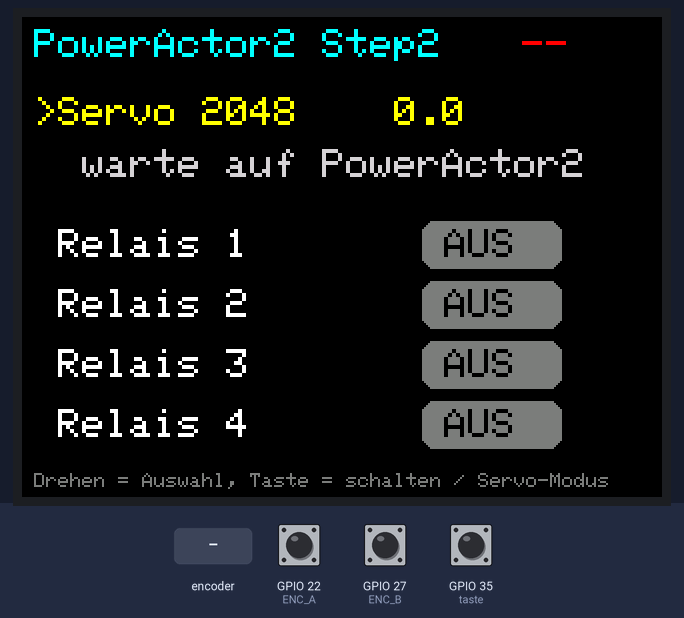
A sketch run on a simulated ESP32. On the bench: 320×240 colour display. The inputs (shaded band) are chosen by the test bench; at power-on: GPIO 35 (taste) HIGH, GPIO 22 (ENC_A) HIGH, GPIO 27 (ENC_B) HIGH. WiFi joins after 1.5 s; servers stay silent unless stated; not simulated (calls return 0 or success): Credentials.h; what the sketch prints to the serial monitor is not drawn.

Above: at 3.0 s.
3.1 s: rotary encoder on GPIO 22 (ENC_A) / GPIO 27 (ENC_B) turned 3 steps (first pin leading)
At 4.1 s:
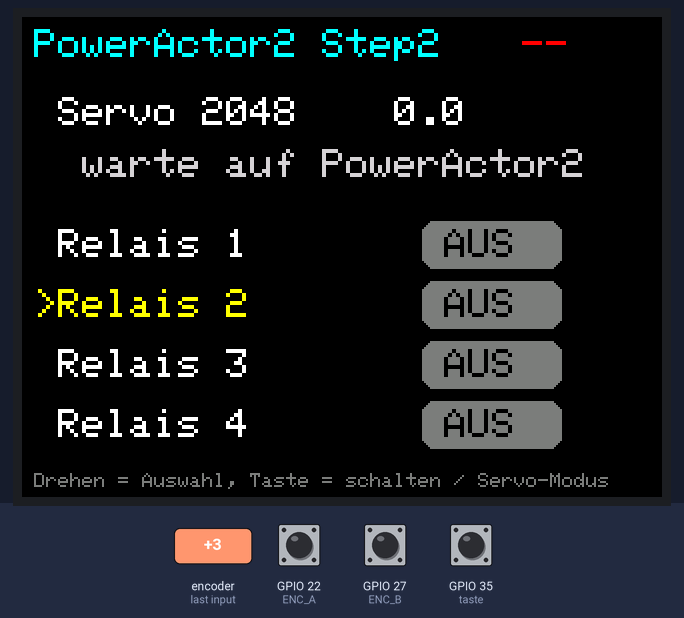
5.2 s: rotary encoder on GPIO 22 (ENC_A) / GPIO 27 (ENC_B) turned 3 steps (first pin leading)
At 5.48 s:
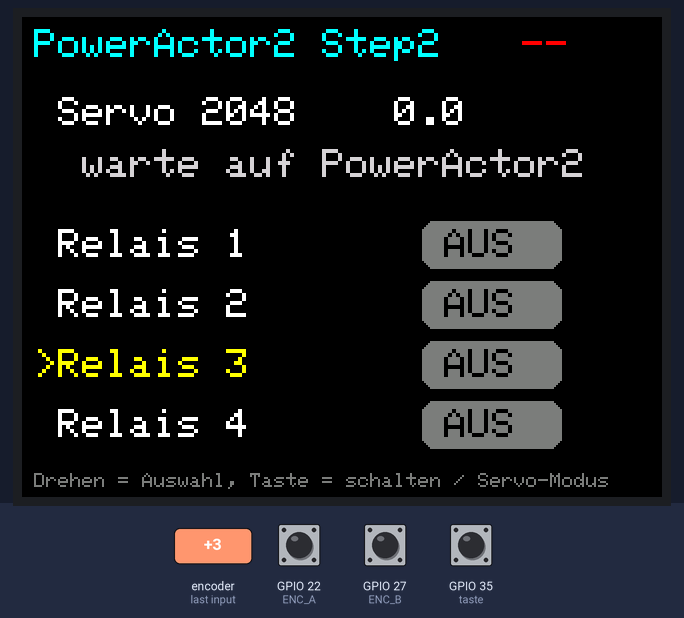
7.3 s: GPIO 35 (taste) pulled LOW for 0.15 s
At 8.7 s:
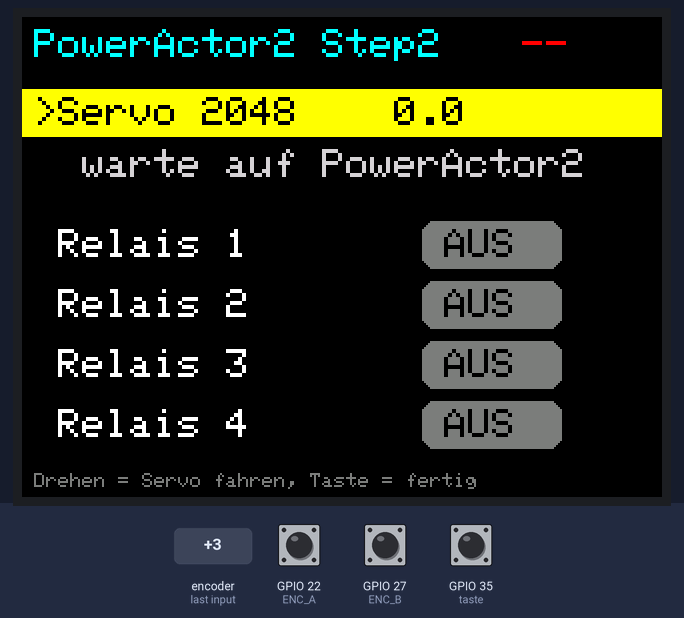
9.0 s: rotary encoder on GPIO 22 (ENC_A) / GPIO 27 (ENC_B) turned 1 step (first pin leading)
At 9.8 s:
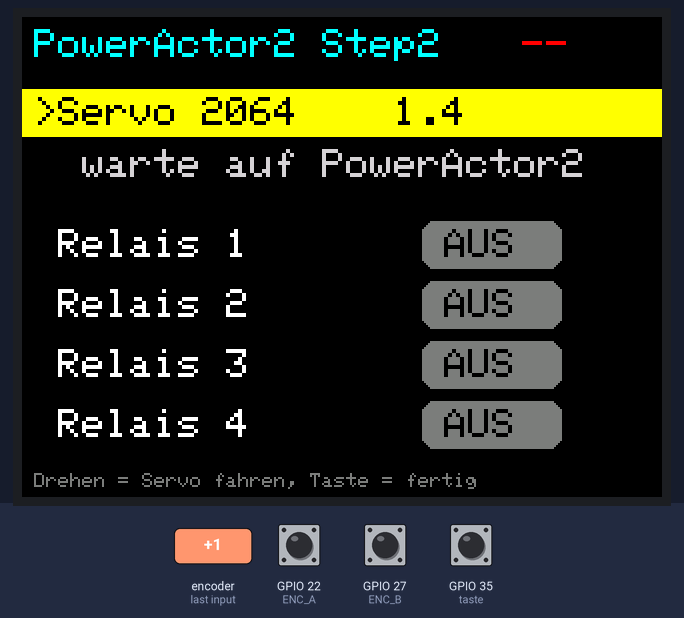
10.7 s: GPIO 35 (taste) pulled LOW for 1 s
At 12.6 s:
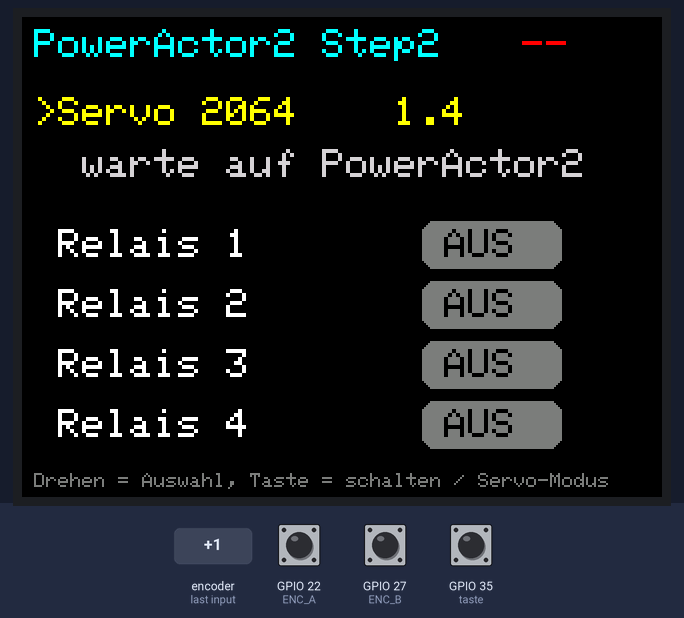
13.3 s: GPIO 35 (taste) pulled LOW for 3.2 s
At 17.7 s:
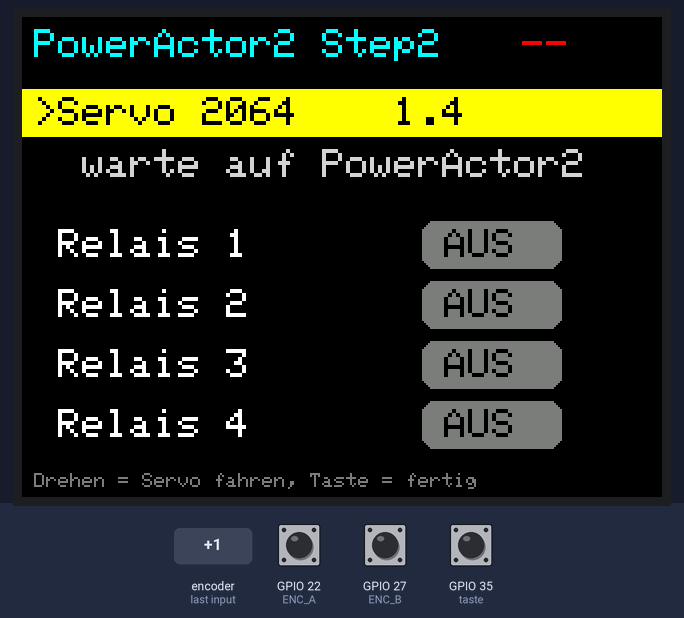
Timing chart, 0 to 19.1 s (numbered marks = the images above; inputs shaded):
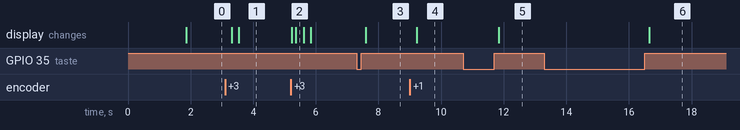

The sketch:

Step2_Display.ino
```cpp
// =============================================================================
//  Step2_Display - Display-/Encoder-Seite zu Step2_RelayServo (PowerActor2)
//  Vorbild: Displays/Test/Pa1_1_encoderTest6_3_1 (CYD28, LovyanGFX, readEncoder)
//
//  Bedienung (Drehknopf + Taste):
//    Drehen          : Auswahl  Servo / Relais 1..4
//    Taste auf Relais: Relais umschalten (ein <-> aus)
//    Taste auf Servo : Servo-Modus EIN -> Drehen faehrt den Servo
//                      (ENC_STEP Ticks je Raste), Taste nochmals = zurueck
//  Das Display schickt die Kommandos per UDP an den PowerActor2 und fragt alle
//  POLL_MS den Zustand ab (Soll/Ist-Position, Temperatur, Relais).
//
//  Protokoll: eigenes Test-Protokoll, identisch in Step2_RelayServo (kein xCom).
//  Board: CYD28 (ESP32-2432S028), FQBN esp32:esp32:esp32, per USB-COM flashen.
// =============================================================================
#include <Arduino.h>
#include <WiFi.h>
#include <WiFiUdp.h>
#include <Credentials.h>   // ssid, password
#include <LovyanGFX.hpp>
#define LGFX_AUTODETECT
#include <LGFX_AUTODETECT.hpp>

LGFX gfx;

// Encoder am CYD28 (aus Pa1_1_encoderTest6_3_1/dispDef.h)
#define ENC_A 22
#define ENC_B 27
#define taste 35

#define ENC_STEP  16          // Servo-Ticks je Raste (~1,4 Grad)
#define POLL_MS   300
#define SEND_GAP  60          // ms: Servo-Ziel hoechstens so oft senden

// ── Protokoll (identisch in Step2_RelayServo) ────────────────────────────────

#define PA2_IP            IPAddress(192, 168, 0, 181)
#define STEP2_CMD_PORT    4310
#define STEP2_STATE_PORT  4311
#define STEP2_MAGIC       0x52
#define SERVO_MIN         760
#define SERVO_MAX         3400

enum : uint8_t { S2_POLL = 0, S2_SERVO = 1, S2_RELAY = 2 };

struct __attribute__((packed)) Step2Cmd {
  uint8_t  magic;
  uint8_t  type;
  uint16_t value;
};

struct __attribute__((packed)) Step2State {
  uint8_t  magic;
  uint8_t  relays;
  uint16_t servoGoal;
  uint16_t servoPos;
  uint8_t  servoOk;
  uint8_t  tempC;
};

WiFiUDP udp;
Step2State st = {};
bool     haveState = false;
uint32_t lastRx    = 0;

// ── Bedienzustand ────────────────────────────────────────────────────────────

int  sel       = 0;           // 0 = Servo, 1..4 = Relais
bool servoEdit = false;       // Drehknopf faehrt den Servo
int  target    = 2048;        // Servo-Soll am Display
bool targetDirty = false;

// ── Encoder (1:1 aus Pa1_1_encoderTest6_3_1/dispProc.ino) ───────────────────

bool readEncoder(int &encoderValue, int counterStep) {
  static int counter = 0;
  static int lastCounter = 0;

  lastCounter = counter;
  static uint8_t old_AB = 3;
  static int8_t encval = 0;
  static const int8_t enc_states[] = {0,-1,1,0,1,0,0,-1,-1,0,0,1,0,1,-1,0};

  old_AB <<= 2;
  if (digitalRead(ENC_A)) old_AB |= 0x02;
  if (digitalRead(ENC_B)) old_AB |= 0x01;
  encval += enc_states[(old_AB & 0x0f)];

  if (encval > 3)       { counter++; encval = 0; }
  else if (encval < -3) { counter--; encval = 0; }

  if (lastCounter != counter) {
    if (counter > lastCounter) encoderValue += counterStep;
    if (counter < lastCounter) encoderValue -= counterStep;
    return true;
  }
  return false;
}

// Taste gedrueckt? (entprellt, aktiv LOW)
bool tastePressed() {
  static uint32_t tLast = 0;
  if (!digitalRead(taste) && millis() - tLast > 250) {
    while (!digitalRead(taste)) delay(5);
    tLast = millis();
    return true;
  }
  return false;
}

// ── Senden / Empfangen ───────────────────────────────────────────────────────

void sendCmd(uint8_t type, uint16_t value) {
  Step2Cmd c = {STEP2_MAGIC, type, value};
  udp.beginPacket(PA2_IP, STEP2_CMD_PORT);
  udp.write((const uint8_t *)&c, sizeof(c));
  udp.endPacket();
}

bool receiveState() {
  int len = udp.parsePacket();
  if (len <= 0) return false;
  Step2State s;
  if (len != sizeof(s)) { udp.flush(); return false; }
  udp.read((uint8_t *)&s, sizeof(s));
  if (s.magic != STEP2_MAGIC) return false;
  if (!haveState) target = s.servoGoal;   // beim ersten Kontakt Soll uebernehmen
  st = s;
  haveState = true;
  lastRx = millis();
  return true;
}

// ── Anzeige ──────────────────────────────────────────────────────────────────

float ticksToDeg(int t) { return (t - 2048) * 360.0f / 4096.0f; }

void drawScreen() {
  gfx.startWrite();
  gfx.fillScreen(TFT_BLACK);
  gfx.setTextSize(2);
  gfx.setTextColor(TFT_CYAN, TFT_BLACK);
  gfx.setCursor(6, 6);
  gfx.print("PowerActor2 Step2");

  bool online = haveState && millis() - lastRx < 2000;
  gfx.setCursor(250, 6);
  gfx.setTextColor(online ? TFT_GREEN : TFT_RED, TFT_BLACK);
  gfx.print(online ? "ok" : "--");

  // Zeile 0: Servo
  int y = 40;
  gfx.setTextColor(sel == 0 ? (servoEdit ? TFT_BLACK : TFT_YELLOW) : TFT_WHITE,
                   sel == 0 && servoEdit ? TFT_YELLOW : TFT_BLACK);
  if (sel == 0 && servoEdit) gfx.fillRect(0, y - 4, 320, 24, TFT_YELLOW);
  gfx.setCursor(6, y);
  gfx.printf("%sServo %4d %6.1f", sel == 0 ? ">" : " ", target, ticksToDeg(target));

  gfx.setTextColor(TFT_LIGHTGREY, TFT_BLACK);
  gfx.setCursor(6, y + 26);
  if (online && st.servoOk)
    gfx.printf("  Ist  %4u %6.1f  %uC", st.servoPos, ticksToDeg(st.servoPos), st.tempC);
  else if (online)
    gfx.print("  Servo antwortet nicht");
  else
    gfx.print("  warte auf PowerActor2");

  // Zeilen 1..4: Relais
  for (int i = 0; i < 4; i++) {
    int yy = 106 + i * 30;
    bool on = online && (st.relays & (1 << i));
    gfx.setTextColor(sel == i + 1 ? TFT_YELLOW : TFT_WHITE, TFT_BLACK);
    gfx.setCursor(6, yy);
    gfx.printf("%sRelais %d", sel == i + 1 ? ">" : " ", i + 1);
    gfx.fillRoundRect(200, yy - 4, 70, 24, 6, on ? TFT_GREEN : TFT_DARKGREY);
    gfx.setTextColor(TFT_BLACK, on ? TFT_GREEN : TFT_DARKGREY);
    gfx.setCursor(on ? 217 : 211, yy);
    gfx.print(on ? "EIN" : "AUS");
  }

  gfx.setTextSize(1);
  gfx.setTextColor(TFT_DARKGREY, TFT_BLACK);
  gfx.setCursor(6, 228);
  gfx.print(servoEdit ? "Drehen = Servo fahren, Taste = fertig"
                      : "Drehen = Auswahl, Taste = schalten / Servo-Modus");
  gfx.endWrite();
}

// ── Arduino ──────────────────────────────────────────────────────────────────

void setup() {
  Serial.begin(115200);
  gfx.init();
  gfx.setRotation(3);
  gfx.setBrightness(255);
  gfx.fillScreen(TFT_BLACK);
  gfx.setTextSize(2);
  gfx.setTextColor(TFT_YELLOW, TFT_BLACK);
  gfx.setCursor(6, 6);
  gfx.print("WiFi ...");
  pinMode(ENC_A, INPUT_PULLUP);
  pinMode(ENC_B, INPUT_PULLUP);
  pinMode(taste, INPUT_PULLUP);

  WiFi.mode(WIFI_STA);
  WiFi.begin(ssid, password);
  while (WiFi.status() != WL_CONNECTED) delay(250);
  udp.begin(STEP2_STATE_PORT);
  Serial.printf("Step2_Display ready, IP %s\n", WiFi.localIP().toString().c_str());
  sendCmd(S2_POLL, 0);
  drawScreen();
}

void loop() {
  static uint32_t tPoll = 0, tSend = 0, tDraw = 0;
  static bool redraw = false;

  int v = servoEdit ? target : sel;
  if (readEncoder(v, servoEdit ? ENC_STEP : 1)) {
    if (servoEdit) {
      target = constrain(v, SERVO_MIN, SERVO_MAX);
      targetDirty = true;
    } else {
      sel = (v % 5 + 5) % 5;
    }
    redraw = true;
  }

  if (tastePressed()) {
    if (sel == 0) {
      servoEdit = !servoEdit;
    } else {
      bool on = haveState && (st.relays & (1 << (sel - 1)));
      sendCmd(S2_RELAY, ((sel - 1) << 1) | (on ? 0 : 1));
    }
    redraw = true;
  }

  if (targetDirty && millis() - tSend > SEND_GAP) {
    sendCmd(S2_SERVO, target);
    targetDirty = false;
    tSend = tPoll = millis();
  }
  if (millis() - tPoll > POLL_MS) {
    sendCmd(S2_POLL, 0);
    tPoll = millis();
  }
  while (receiveState()) redraw = true;

  // Neuzeichnen hoechstens alle 100 ms, sonst verpasst readEncoder Rasten
  if (redraw && millis() - tDraw > 100) {
    drawScreen();
    tDraw = millis();
    redraw = false;
  }
}
```

Measured:
- after the input at 3.1 s, the display: first changes after 0.21 s (image 1 shows a later state)
- after the input at 5.2 s, the display: first changes at once (image 2 shows a later state)
- after the input at 7.3 s, the display: changes after 0.29 s (image 3)
- after the input at 9.0 s, the display: changes after 0.21 s (image 4)
- after the input at 10.7 s, the display: changes after 1.1 s (image 5)
- after the input at 13.3 s, the display: changes after 3.3 s (image 6)
